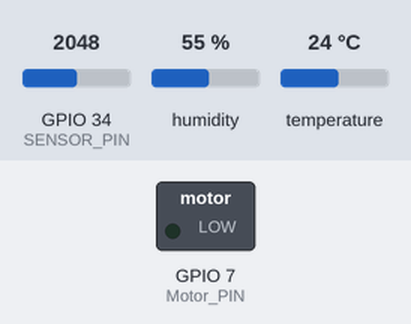
Bench run of a sketch on a simulated ESP32. Parts: switched loads named in the sketch (green lamp = pin HIGH). Inputs (shaded band) come from the test bench; at power-on: GPIO 34 (SENSOR_PIN) = 2048, humidity 55 %, temperature 24 °C. WiFi joins after 1.5 s; servers stay silent unless stated; what the sketch prints to the serial monitor is not drawn.

Above: at 3.7 s.
3.8 s: GPIO 34 (SENSOR_PIN) set to 673
6.9 s: GPIO 34 (SENSOR_PIN) set to 581
At 8.8 s:
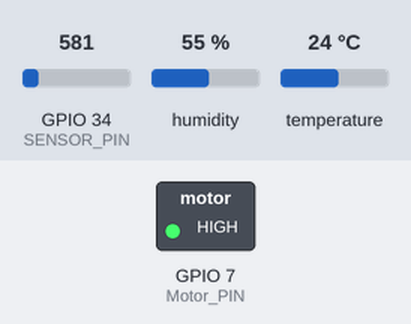
9.8 s: GPIO 34 (SENSOR_PIN) set to 1228
At 11.9 s:
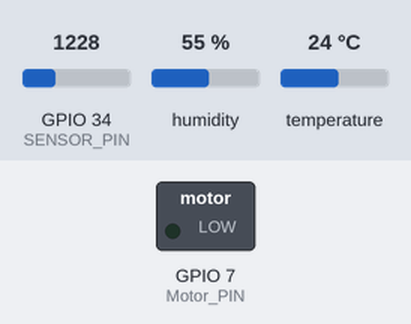
12.7 s: GPIO 34 (SENSOR_PIN) set to 491
At 15.0 s:
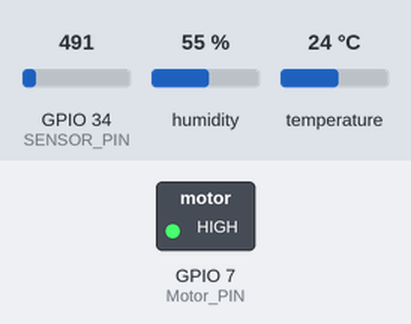
Timing chart, 0 to 16.5 s (numbered marks = the images above; inputs shaded):
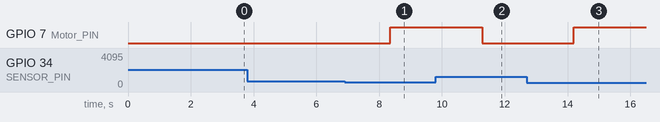

The sketch:

smart_irrigation.ino
```cpp
#include <LiquidCrystal.h>
#include <DHT.h>
#include <WiFi.h>
#include <FirebaseESP32.h>

const int SENSOR_PIN = 34;
const int Motor_PIN = 7;
const int threshold_temp_lower = 21;
const int threshold_temp_upper = 29;
const int threshold_moisture_upper = 60;
const int threshold_moisture_lower = 20;
const int threshold_humid_lower = 40;
const int threshold_humid_upper = 60;

#define DHTPIN 35
#define DHTTYPE DHT11

// Firebase connection
#define FIREBASE_HOST "mliot-sis-default-rtdb.asia-southeast1.firebasedatabase.app"
#define FIREBASE_AUTH "4vcsEDT5ktvD74VB4p4sOCXU3XTgahwOMXX1h1gk"
#define WIFI_SSID "AAU-CBE-Student"
#define WIFI_PASSWORD "CBE@Student!"

FirebaseData firebaseData;

DHT dht(DHTPIN, DHTTYPE);

String path = "MLIoT_SIS";


WiFiServer server(80);

void setup() {
  pinMode(SENSOR_PIN, INPUT);
  pinMode(Motor_PIN, OUTPUT);

  Serial.begin(9600); // Initialize serial communication
  Serial.println("Irrigation System"); // Output message to the Virtual Terminal
  delay(1000);
  dht.begin(); // Initialize DHT sensor
  Serial.print("Connecting to WiFi...");
  WiFi.begin(WIFI_SSID, WIFI_PASSWORD);
  while (WiFi.status() != WL_CONNECTED) {

    Serial.print(".");
    delay(300);
  }
  Serial.print("IP: ");
  Serial.println(WiFi.localIP());
  Serial.println();

  server.begin();

  Firebase.begin(FIREBASE_HOST, FIREBASE_AUTH, WIFI_SSID, WIFI_PASSWORD);
  Firebase.reconnectWiFi(true);
}

void loop() {
  float Sensor_Val = analogRead(SENSOR_PIN);
  float Moisture = map(Sensor_Val, 0, 1023, 0, 100);

  // Update Firebase with moisture value
  Firebase.setFloat(firebaseData, path + "/moisture", Moisture);
  Serial.print("Moisture: ");
  Serial.print(Moisture);
  Serial.println("%");

  float temp_value = dht.readTemperature(); // Read temperature from DHT11 sensor
  float humidity_value = dht.readHumidity();

  // Update Firebase with temperature value
  Firebase.setFloat(firebaseData, path + "/temperature", temp_value);
  Serial.print("Temperature: ");
  Serial.print(temp_value);
  Serial.println("C");

  // Update Firebase with humidity value
  Firebase.setFloat(firebaseData, path + "/humidity", humidity_value);
  Serial.print("Humidity: ");
  Serial.print(humidity_value);
  Serial.println("%");

  delay(1000);

  // Control motor based on thresholds
  if (Moisture < threshold_moisture_lower) {
    Serial.println("Motor: ON");
    digitalWrite(Motor_PIN, HIGH);
  } else if (Moisture > threshold_moisture_upper) {
    Serial.println("Motor: OFF");
    digitalWrite(Motor_PIN, LOW);
  } else if (temp_value > threshold_temp_upper) {
    Serial.println("Motor: ON");
    digitalWrite(Motor_PIN, HIGH);
  } else if (temp_value < threshold_temp_lower) {
    Serial.println("Motor: OFF");
    digitalWrite(Motor_PIN, LOW);
  } else if (humidity_value < threshold_humid_lower) {
    Serial.println("Motor: ON");
    digitalWrite(Motor_PIN, HIGH);
  } else if (humidity_value > threshold_humid_upper) {
    Serial.println("Motor: OFF");
    digitalWrite(Motor_PIN, LOW);
  } else {
    Serial.println("Motor: ON");
    digitalWrite(Motor_PIN, HIGH);
  }

  Serial.flush(); // Flush the serial buffer
}
```

Measured:
- the behaviour switches between 625 and 624 on GPIO 34 (SENSOR_PIN) (found by bisection; images 0 and 1)
- after the input at 3.8 s, every drawn part: stays the same
- after the input at 6.9 s, GPIO 7 (Motor_PIN): LOW → HIGH after 1.5 s
- after the input at 9.8 s, GPIO 7 (Motor_PIN): HIGH → LOW after 1.5 s
- after the input at 12.7 s, GPIO 7 (Motor_PIN): LOW → HIGH after 1.5 s
